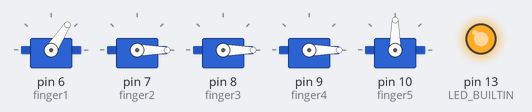
Bench run of a sketch on a simulated Arduino Uno, built with avr-gcc and run on an emulated ATmega328P. Shown: 5 × servo, output pins drawn as LEDs (lit = HIGH).

Above: at 0.15 s.
At 4.41 s:
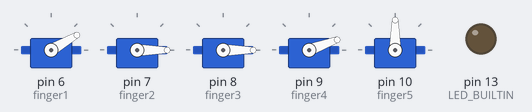
At 9.99 s:
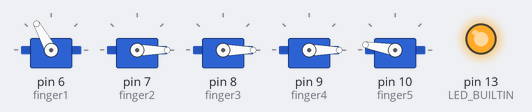
At 15.1 s:
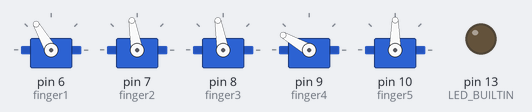
At 24.09 s:
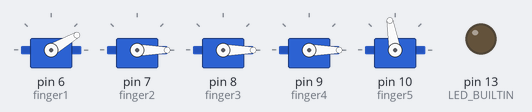
At 36.2 s:
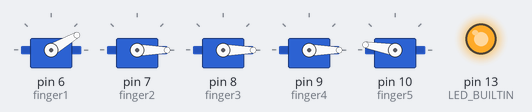
Timing chart, 0 to 40.0 s (numbered marks = the images above):
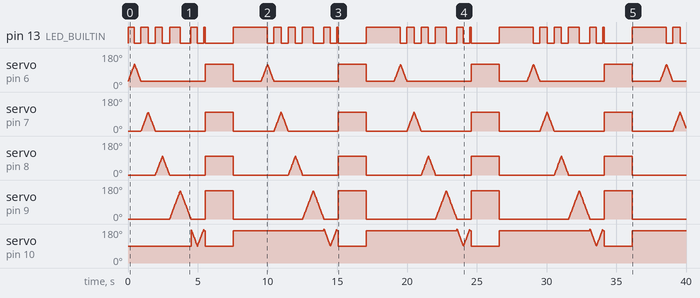

The sketch:

robot.ino
```cpp
//Robotic hand test for find the servos angles...
// Rodrigo - 02/02/2019
//https://www.pakequis.com.br

#include <Servo.h>

Servo finger1;
Servo finger2;
Servo finger3;
Servo finger4;
Servo finger5;

/*
  Dedo 5 - 90 - 170
  Dedo 4 - 0 - 150
  Dedo 3 - 0 - 100
  Dedo 2 - 0 - 100
  Dedo 1 - 30 - 120
*/

int teste;

void setup() {
  finger1.attach(6);
  finger2.attach(7);
  finger3.attach(8);
  finger4.attach(9);
  finger5.attach(10);

  finger1.write(30);
  finger2.write(0);
  finger3.write(0);
  finger4.write(0);
  finger5.write(90);
  pinMode(LED_BUILTIN, OUTPUT);
}

void loop() {
//Dedo 1 - 30 - 120
  digitalWrite(LED_BUILTIN, HIGH);
  for (teste = 30; teste <= 120; teste++)
  {
    finger1.write(teste);
    delay(5);
  }

  digitalWrite(LED_BUILTIN, LOW);
  for (teste = 120; teste >= 30; teste--)
  {
    finger1.write(teste);
    delay(5);
  }

  //Dedo 2 - 0 - 100
    digitalWrite(LED_BUILTIN, HIGH);
  for (teste = 0; teste <= 100; teste++)
  {
    finger2.write(teste);
    delay(5);
  }

  digitalWrite(LED_BUILTIN, LOW);
  for (teste = 100; teste >= 0; teste--)
  {
    finger2.write(teste);
    delay(5);
  }

//Dedo 3 - 0 - 100
    digitalWrite(LED_BUILTIN, HIGH);
  for (teste = 0; teste <= 100; teste++)
  {
    finger3.write(teste);
    delay(5);
  }

  digitalWrite(LED_BUILTIN, LOW);
  for (teste = 100; teste >= 0; teste--)
  {
    finger3.write(teste);
    delay(5);
  }

//Dedo 4 - 0 - 150
    digitalWrite(LED_BUILTIN, HIGH);
  for (teste = 0; teste <= 150; teste++)
  {
    finger4.write(teste);
    delay(5);
  }

  digitalWrite(LED_BUILTIN, LOW);
  for (teste = 150; teste >= 0; teste--)
  {
    finger4.write(teste);
    delay(5);
  }

//Dedo 5 - 90 - 170
    digitalWrite(LED_BUILTIN, HIGH);
  for (teste = 180; teste >= 90; teste--)
  {
    finger5.write(teste);
    delay(5);
  }

  digitalWrite(LED_BUILTIN, LOW);
  for (teste = 90; teste <= 180; teste++)
  {
    finger5.write(teste);
    delay(5);
  }

//Dedo 5 - 90 - 170
    digitalWrite(LED_BUILTIN, HIGH);

    finger1.write(30);
    finger2.write(0);
    finger3.write(0);
    finger4.write(0);
    finger5.write(170);
    delay(100);


  digitalWrite(LED_BUILTIN, LOW);

    finger1.write(120);
    finger2.write(100);
    finger3.write(100);
    finger4.write(150);
    finger5.write(90);
  delay(2000);

      digitalWrite(LED_BUILTIN, HIGH);

    finger1.write(30);
    finger2.write(0);
    finger3.write(0);
    finger4.write(0);
    finger5.write(170);
    delay(2000);

}
```

Measured:
- by itself, pin 13 (LED_BUILTIN): repeats every 9.5 s: LOW 0.46 s, 2 × (HIGH 0.51 s, LOW 0.51 s), HIGH 0.77 s, LOW 0.77 s, HIGH 0.46 s, LOW 0.46 s, HIGH 0.10 s, LOW 2.0 s, HIGH 2.5 s
